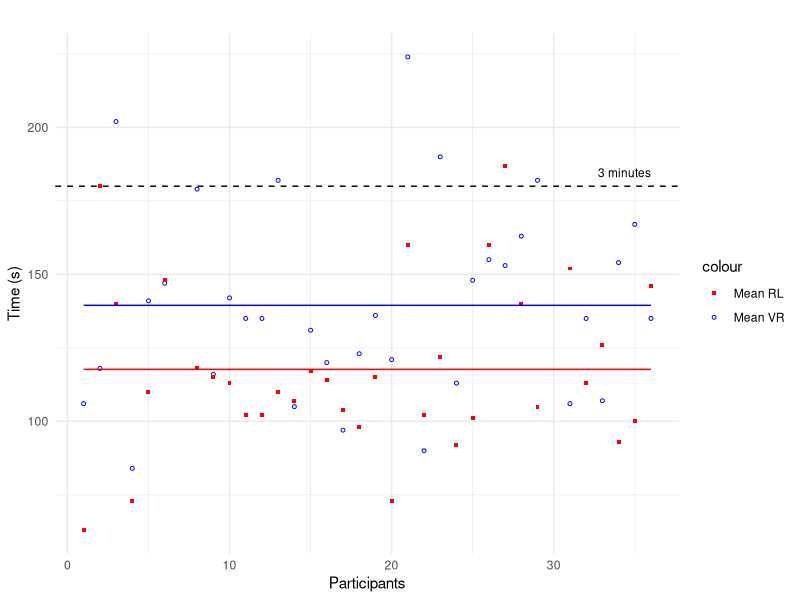
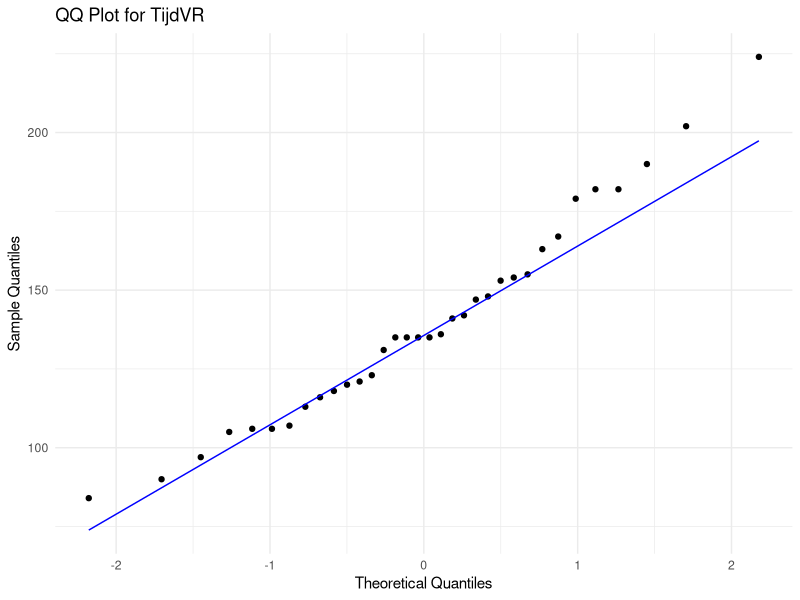
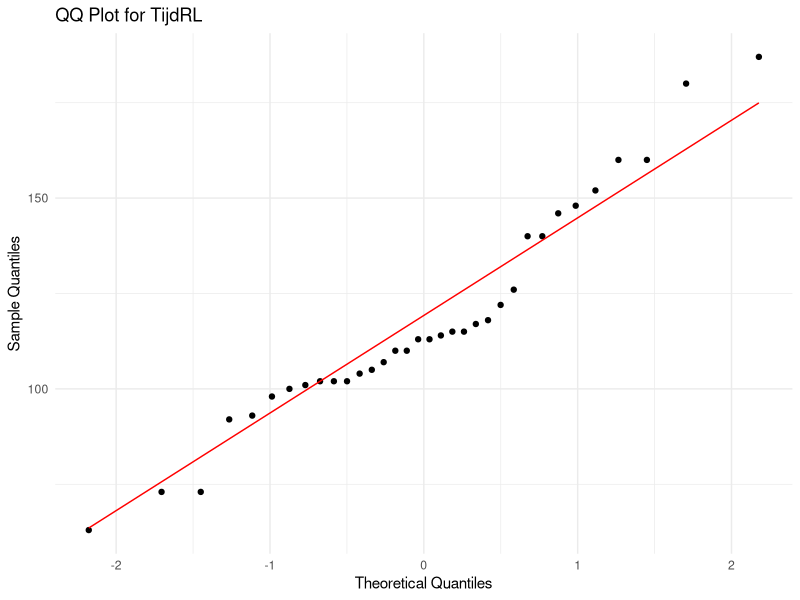
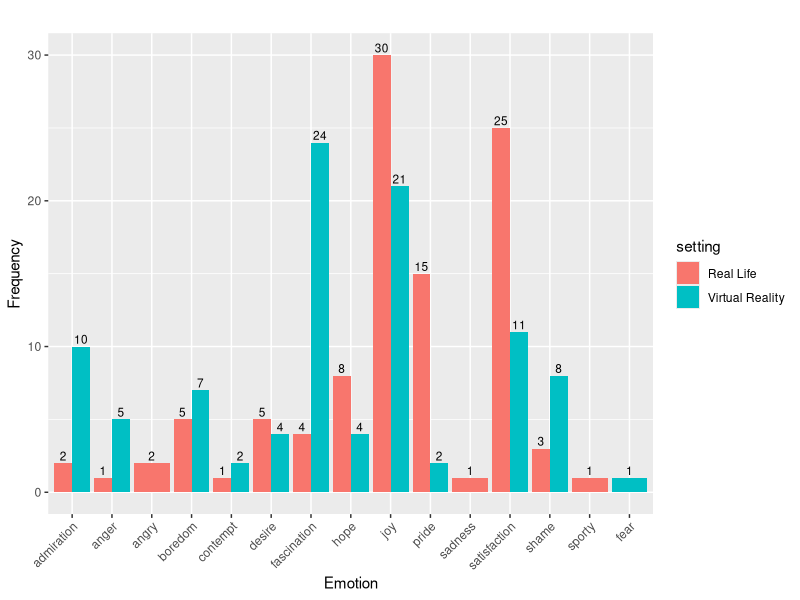

Reproduce these figures in R, in order.
# Creating a dataframe for the time spent in VR and RL settings
Participanten <- c(1, 2, 3, 4, 5, 6, 7, 8, 9, 10, 11, 12, 13, 14, 15, 16, 17, 
                   18, 19, 20, 21, 22, 23, 24, 25, 26, 27, 28, 29, 30, 31, 32,
                   33, 34, 35, 36)

TijdVR <- c(106, 118, 202, 84, 141, 147, 'x', 179, 116, 142, 135, 135, 182
            ,105, 131, 120, 97, 123, 136, 121, 224, 90, 190, 113, 148, 155, 153
            ,163, 182, 'x', 106, 135, 107, 154, 167, 135)

TijdRL <- c(63, 180, 140, 73, 110, 148, 'x', 118, 115, 113, 102, 102, 110
            ,107, 117, 114, 104, 98, 115, 73, 160, 102, 122, 92, 101, 160, 187
            ,140, 105, 'x', 152, 113, 126, 93, 100, 146)

df <- data.frame(Participanten, TijdVR, TijdRL) 

# 'x' Values in the dataframe could not be used and were replaced with NA
df$TijdVR[df$TijdVR == 'x'] <- NA
df$TijdRL[df$TijdRL == 'x'] <- NA
# Removing NA from the dataframe
df <- na.omit(df)
# The numbers in the dataframe were still seen as non-numeric values, so we converted them
# to numeric
df$TijdVR <- as.numeric(df$TijdVR)
df$TijdRL <- as.numeric(df$TijdRL)
# Now we were able to do a paired samples t-test
paired_t_test <- t.test(df$TijdVR, df$TijdRL, paired = TRUE, conf.level = 0.90)
print(paired_t_test)

# Then we calculated the effect size for the paired samples t-test
# Calculate the mean difference
mean_difference <- mean(df$TijdVR - df$TijdRL)

# Calculate the standard deviation of the differences
sd_difference <- sd(df$TijdVR - df$TijdRL)

# Calculate Cohen's d
cohens_d <- mean_difference / sd_difference

# Print Cohen's d
print(cohens_d)

# Generating descriptive statistics for the columns
# For mean TijdRL 
mean(df$TijdRL)
# TijdRL standarddeviation
sd(df$TijdRL)
# Inter Quartile Range TijdRL
IQR(df$TijdRL)
# Range of TijdRL
range(df$TijdRL)
# Median of TijdRL
median(df$TijdRL)

# For TijdVR mean
mean(df$TijdVR)
# TijdVR standarddeviation
sd(df$TijdVR)
# Inter Quartile range TijdVR
IQR(df$TijdVR)
# Range of TijdVR
range(df$TijdVR)
# Median of TijdVR
median(df$TijdVR)

# Loading in ggplot2 to make a scatterplot of TimeVR and TimeRL
if (!requireNamespace("ggplot2", quietly = TRUE)) {
  install.packages("ggplot2")
}
library(ggplot2)

ggplot(df, aes(x = Participanten)) +
  geom_point(aes(y = as.numeric(TijdVR), color = "VR"), shape = 1, size = 1) +  # Puntjes (VR)
  geom_point(aes(y = as.numeric(TijdRL), color = "RL"), shape = 15, size = 1) +  # Vierkantjes (RL)
  geom_hline(yintercept = 180, linetype = "dashed", color = "black") +  # Stippellijn op 180 seconden
  geom_line(aes(y = mean(as.numeric(TijdVR), na.rm = TRUE)), color = "blue",
            linetype = "solid", size = 0.5) +  # Gemiddelde lijn voor TijdVR
  geom_line(aes(y = mean(as.numeric(TijdRL), na.rm = TRUE)), color = "red", 
            linetype = "solid", size = 0.5) +  # Gemiddelde lijn voor TijdRL
  annotate("text", x = max(df$Participanten), y = 180, label = "3 minutes", 
           hjust = 1, vjust = -1, size = 3) +  # Label for the 3-minute mark
  labs(title = "",
       x = "Participants",
       y = "Time (s)") +
  scale_color_manual(values = c("red", "blue"), labels = c("Mean RL", "Mean VR")) +
  theme_minimal()

# Then we created a descriptive table encompassing all the descriptives 
# that we have employed in the results
descriptives <- data.frame(
  Setting = c("Real Life", "Virtual Reality"),
  Min = c(63, 84),
  Max = c(187, 224),
  IQR = c(34.5, 38.25),
  SD = c(28.54, 32.82),
  Mean = c(117.68, 139.47)
)

# Then we inputted the data from the first survey

# Participant number
Participanten <- c(1, 2, 3, 5, 4, 6, 7, 8, 9, 10, 11, 12, 13, 14, 16, 15, 17, 18, 19, 20, 21, 22, 23, 24, 26, 25, 27, 28, 29, 30, 31, 32, 33, 34, 35, 36, 37)

# May we collect and use your data anonymously for the research?
Mogen <- c("Ja", "Ja", "Ja", "Ja", "Ja", "Ja", "Ja", "Ja", "Ja", "Ja", "Ja", "Ja", "Ja", "Ja", "Ja", "Ja", "Ja", "Ja", "Ja", "Ja", "Ja", "Ja", "Ja", "Ja", "Ja", "Ja", "Ja", "Ja", "Ja", "Ja", "Ja", "Ja", "Ja", "Ja", "Ja", "Ja", "Ja")

# Gender
Geslacht <- c("Man", "Man", "Man", "Man", "Man", "Man", "Man", "Vrouw", "Man", "Man", "Man", "Man", "Man", "Vrouw", "Man", "Man", "Vrouw", "Man", "Man", "Vrouw", "Man", "Man", "Man", "Man", "Man", "Vrouw", "Vrouw", "Man", "Man", "Man", "Man", "Man", "Man", "Vrouw", "Vrouw", "Man", "Man")

# What id your field of study?
Studie <- c("Informatiekunde", "Informatica", "Informatica", "Informatiekunde", "Informatiekunde", "Informatiekunde", "Informatiekunde", "Kunstmatige Intelligentie", "Informatiekunde", "Kunstmatige Intelligentie", "Kunstmatige Intelligentie", "Human resource studies", "Kunstmatige Intelligentie", "Interdisciplinaire sociale wetenschap", "Kunstmatige Intelligentie", "Kunstmatige Intelligentie", "Kunstmatige Intelligentie", "Kunstmatige Intelligentie", "Kunstmatige Intelligentie", "Theaterwetenschap", "Business Analytics", "Business Analytics", "Informatica", "Informatica", "Future planet studies", "Future planet studies", "Informatica", "Rechtsgeleerdheid", "Human resource studies", "Physics", "Natuurkunde", "Informatiekunde", "Informatiekunde", "Informatica", "Informatica", "Kunstmatige Intelligentie", "Kunstmatige Intelligentie")

# What is your age?
Leeftijd <- c(21, 19, 21, 19, 20, 20, 22, 22, 22, 26, 20, 22, 23, 19, 20, 20, 23, 21, 22, 22, 18, 19, 20, 22, 23, 19, 19, 23, 23, 24, 23, 23, 19, 21, 20, 18, 19)

# Do you have prior pingpong experience?
PingpongErvaring <- c("Ja", "Nee", "Nee", "Ja", "Ja", "Ja", "Ja", "Ja", "Ja", "Ja", "Ja", "NA", "Ja", "Ja", "Ja", "Ja", "Ja", "Ja", "Ja", "Ja", "Ja", "Ja", "Ja", "Nee", "Ja", "Nee", "Nee", "Ja", "Ja", "Ja", "Ja", "Ja", "Nee", "Ja", "Nee", "Ja", "Ja")

# Replace "Ja" with "Yes"
PingpongErvaring <- gsub("Ja", "Yes", PingpongErvaring)

# Replace "Nee" with "No"
PingpongErvaring <- gsub("Nee", "No", PingpongErvaring)

# If you answered 'Yes' to the previous question, on a scale from 1 to 7, how experienced are you in ping-pong?
PingpongErvaringSchaal <- c(2, 3, NA, 2, 5, 2, 5, 2, 5, 7, 4, 5, 4, 2, 3, 4, 1, 4, 4, 3, 6, 4, 4, NA, 3, NA, NA, 3, 6, 5, 5, 5, NA, 2, NA, 3, 4)

# Do you have prior experience with VR environments?
VRErvaring <- c("Ja", "Nee", "Nee", "Ja", "Nee", "Nee", "Nee", "Ja", "Ja", "Ja", "Ja", "Nee", "Ja", "Ja", "Ja", "Ja", "Nee", "Ja", "Ja", "Ja", "Ja", "Nee", "Ja", "Ja", "Nee", "Nee", "Nee", "Nee", "Nee", "Nee", "Nee", "Ja", "Nee", "Ja", "Nee", "Ja", "Nee")

# Replace "Ja" with "Yes"
VRErvaring <- gsub("Ja", "Yes", VRErvaring)

# Replace "Nee" with "No"
VRErvaring <- gsub("Nee", "No", VRErvaring)

# If you answered 'Yes' to the previous question, on a scale from 1 to 7, how experienced are you with VR?
VRErvaringSchaal <- c(4, NA, NA, 6, NA, NA, NA, 2, 2, 3, 2, 1, 2, 2, 2, 4, NA, 5, 2, 3, 4, 1, 5, 3, NA, NA, NA, NA, NA, NA, NA, 4, NA, 4, NA, 5, 1)

# Do you have experience with ping-pong in a VR environment?
PingpongVRErvaring <- c("Nee", "Nee", "Nee", "Nee", "Nee", "Nee", "Nee", "Nee", "Nee", "Nee", "Nee", "Nee", "Nee", "Nee", "Nee", "Nee", "Nee", "Nee", "Nee", "Nee", "Nee", "Nee", "Nee", "Nee", "Nee", "Nee", "Nee", "Nee", "Nee", "Nee", "Nee", "Nee", "Nee", "Nee", "Nee", "Nee", "Nee")

# Replace "Ja" with "Yes"
PingpongVRErvaring <- gsub("Ja", "Yes", PingpongVRErvaring)

# Replace "Nee" with "No"
PingpongVRErvaring <- gsub("Nee", "No", PingpongVRErvaring)

# Then we created a dataframe of the first survey
dfEnquete1 <- data.frame(
  Participanten, Mogen, Geslacht, Studie, Leeftijd,
  PingpongErvaring, PingpongErvaringSchaal,
  VRErvaring, VRErvaringSchaal,
  PingpongVRErvaring
)

# Then we merged dfEnquete1 with the time dataframe, based on participant number
Merged <- merge(df,dfEnquete1,by="Participanten")

# Generating descriptives of participants
# Calculate mean age of participants
mean(Merged$Leeftijd)

# Calculate standard deviation of participants
sd(Merged$Leeftijd)

# Count genders of the participants
table(Merged$Geslacht)

# Create a QQ plot for TijdVR
qqplot_TijdVR <- ggplot(Merged, aes(sample = TijdVR)) +
  geom_qq() +
  geom_qq_line(color = "blue") +
  labs(title = "QQ Plot for TijdVR", x = "Theoretical Quantiles", y = "Sample Quantiles") +
  theme_minimal()

# Create a QQ plot for TijdRL
qqplot_TijdRL <- ggplot(Merged, aes(sample = TijdRL)) +
  geom_qq() +
  geom_qq_line(color = "red") +
  labs(title = "QQ Plot for TijdRL", x = "Theoretical Quantiles", y = "Sample Quantiles") +
  theme_minimal()

# Display the plots
print(qqplot_TijdVR)
print(qqplot_TijdRL)

# Then we inputted the results of the second survey on the top 3 emotions experienced during both settings
# Which top 3 emotions mentioned above have you experienced while playing ping pong in a real-life setting?
emotionsRL <- c(
  "fascination, boredom, sadness", 
  "satisfaction, joy, fascination", 
  "joy, desire, satisfaction", 
  "contempt, boredom", 
  "joy, sporty, satisfaction", 
  "pride, joy, boredom", 
  "shame, joy, satisfaction", 
  "admiration, joy, satisfaction", 
  "shame, joy, hope", 
  "joy, satisfaction, hope", 
  "joy, boredom, satisfaction", 
  "pride, joy, angry", 
  "joy, satisfaction, pride", 
  "joy, pride, satisfaction", 
  "admiration, hope, satisfaction", 
  "satisfaction, pride, joy", 
  "hope, fascination, pride", 
  "joy, desire, satisfaction", 
  "joy, satisfaction, hope", 
  "joy, pride, satisfaction", 
  "joy, satisfaction, hope", 
  "joy, satisfaction, desire", 
  "satisfaction, fascination, desire", 
  "joy, angry", 
  "hope, joy, satisfaction", 
  "joy, desire, pride", 
  "joy, satisfaction, pride", 
  "joy, anger, shame", 
  "pride, joy, satisfaction", 
  "pride, joy, boredom", 
  "joy, pride, satisfaction", 
  "joy, satisfaction, pride", 
  "pride, joy, satisfaction", 
  "joy, satisfaction, pride", 
  "joy, hope, satisfaction"
)
# Splitting each string into individual emotions
split_emotionsRL <- strsplit(emotionsRL, ", ")

# Unlisting and trimming whitespace
all_emotionsRL <- trimws(unlist(split_emotionsRL))

# Tabulating frequencies
emotion_countsRL <- table(all_emotionsRL)

# Displaying the counts
print(emotion_countsRL)

# Which top 3 emotions mentioned above have you experienced while playing ping pong in the VR setting?
emotionsVR <- c("fascination, joy, admiration", 
"shame, fascination, anger", 
"satisfaction, fascination, admiration", 
"joy, satisfaction, fascination", 
"pride, joy, fascination", 
"shame, fascination, boredom", 
"joy, fascination, satisfaction", 
"admiration, fascination, joy", 
"joy, satisfaction, hope", 
"fascination, admiration, joy", 
"anger, shame, fear", 
"shame, joy, fascination", 
"fascination, satisfaction, admiration", 
"joy, fascination, admiration", 
"fascination, hope, boredom", 
"fascination, joy, pride", 
"fascination, shame, desire", 
"shame, boredom, joy", 
"desire, fascination, anger", 
"joy, fascination, admiration", 
"joy, anger, satisfaction", 
"contempt, joy, satisfaction",
"joy, satisfaction, admiration", 
"anger, joy, fascination", 
"joy, satisfaction, fascination", 
"fascination, joy, admiration", 
"fascination, joy, hope", 
"boredom, shame, contempt", 
"boredom, shame, satisfaction", 
"boredom, hope, fascination", 
"joy, fascination, satisfaction", 
"boredom, admiration, desire", 
"joy, fascination, desire"
)

# Splitting each string into individual emotions
split_emotionsVR <- strsplit(emotionsVR, ", ")

# Unlisting and trimming whitespace
all_emotionsVR <- trimws(unlist(split_emotionsVR))

# Tabulating frequencies
emotion_countsVR <- table(all_emotionsVR)

# Displaying the counts
print(emotion_countsVR)

# Convert emotion counts to data frames
df_rl <- as.data.frame(emotion_countsRL)
df_vr <- as.data.frame(emotion_countsVR)

# Ensure the column names are the same for both data frames
names(df_rl) <- c("emotion", "count")
names(df_vr) <- c("emotion", "count")

# Add a 'setting' column
df_rl$setting <- 'Real Life'
df_vr$setting <- 'Virtual Reality'

# Combine the data frames
combined_df <- rbind(df_rl, df_vr)

# Then we created a bar chart of the frequency of the top 3 emotions for both settings
ggplot(combined_df, aes(fill = setting, y = count, x = emotion)) + 
  geom_bar(position = "dodge", stat = "identity") +
  geom_text(aes(label = count), 
            position = position_dodge(width = 0.9), # Adjust the dodge width if necessary
            vjust = -0.3, # Adjust vertical position to sit above the bars
            size = 3) + # Adjust text size as needed
  theme(axis.text.x = element_text(angle = 45, hjust = 1)) +
  labs(title = "", x = "Emotion", y = "Frequency")
